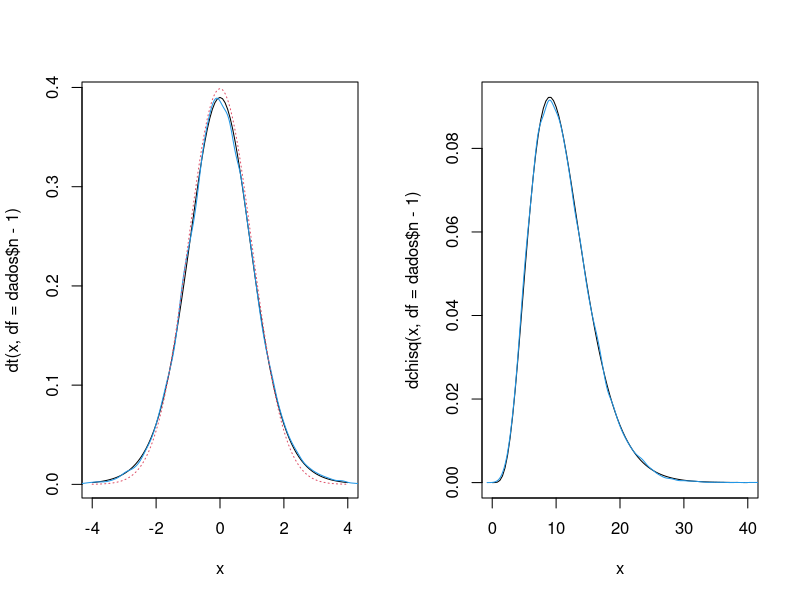
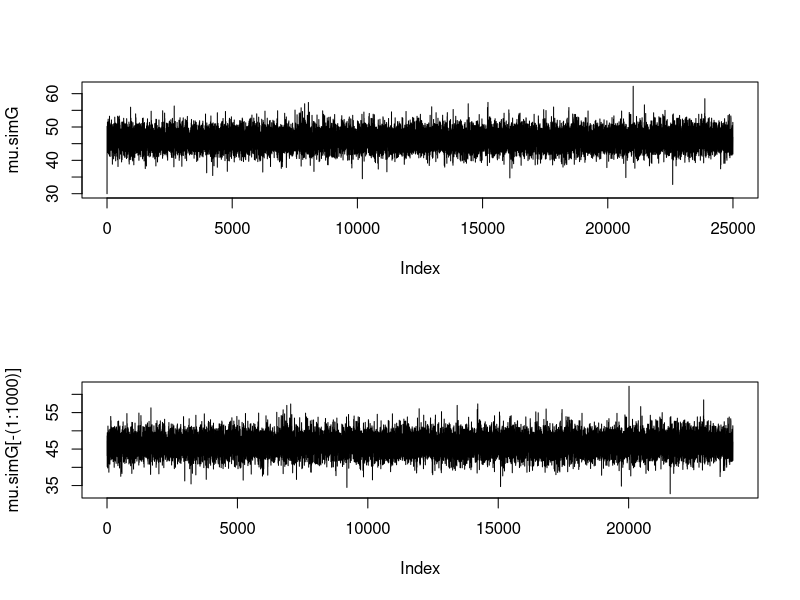
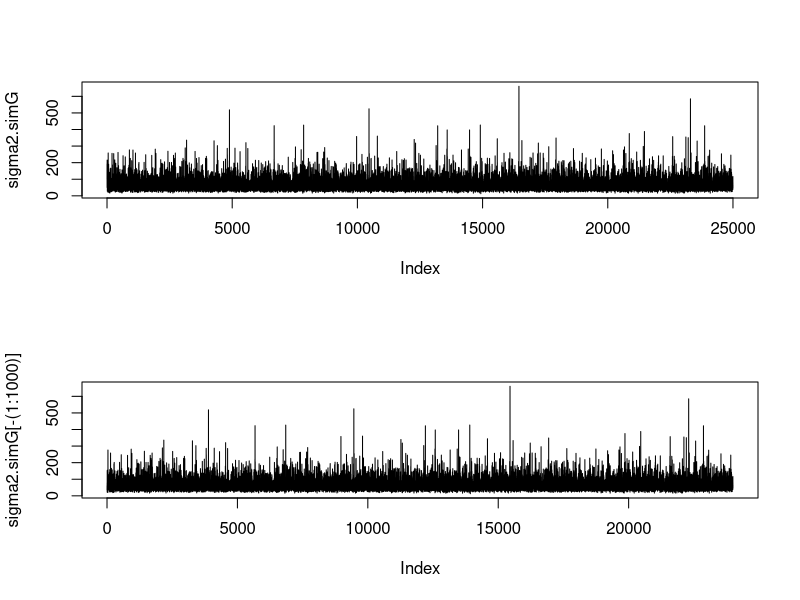
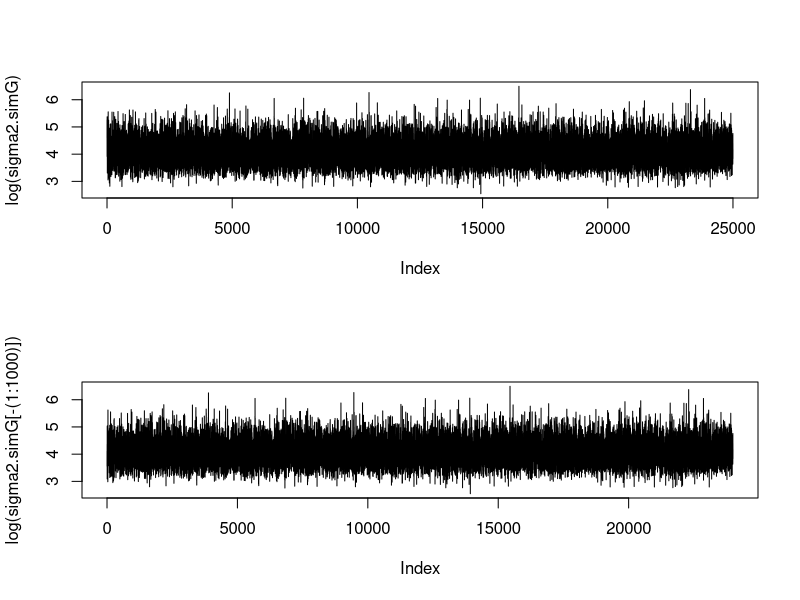
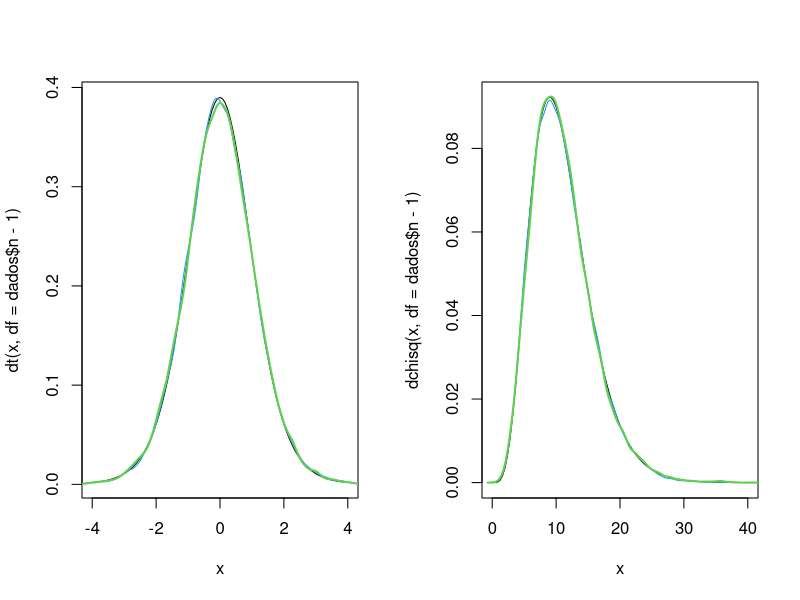
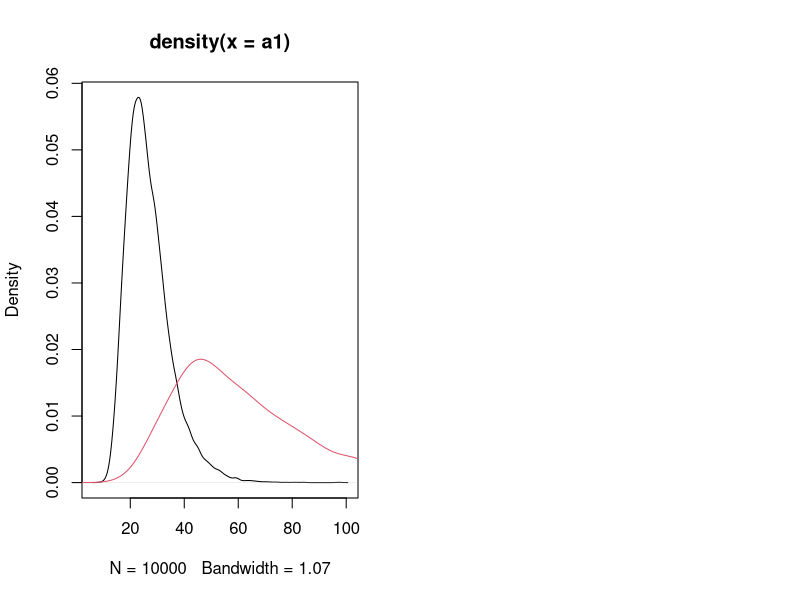

Recreate these plots in R, in order.
##
## Inferência na distribuição normal
##

## Conjunta:
##f(\mu, \sigma^2|y) = (\sigma^2)^{\frac{n}{2}-1} \exp\left{-\frac{A}{2\sigma^2} \right\}
##    A = SQ + n(\mu - \overline{y})^2
##    SQ = \sum_{i=1}^{n} (y_i - \overline{y})^2
##
## Condicionais
##    [\mu|\sigma^2, y] \sim {\rm N}(\overline{y}, \sigma^2/n)
##    [\sigma^2|\mu, y] \sim {\rm IG}(\frac{n}{2}, \frac{2}{A})
##
## Marginais
##    [\mu|y] \sim {\rm t}_{n-1}(\overline{y}, SQ/n)
##    \frac{\mu - \overline{y}}{\sqrt{sigma^2/n}} \sim {\rm t}_{n-1}
##
##    [\sigma^2|y] \sim {\rm IG}(\frac{n-1}{2}, \frac{2}{SQ})
##    \frac{SQ}{\sigma^2} \sim \chi^2_{n-1}
##

set.seed(20180419)
(y <- rnorm(12, mean=50, sd=8))
dados <- list(n=length(y), m=mean(y), v = var(y), SQ = sum((y-mean(y))^2))
##
## Amostra (exata) da posteriori
##
## para amostrar de pode-se explorar a fatoração:
## [\mu, \sigma^2|y] = [\sigma^2|y] \cdot [\mu|\sigma^2,y] =
## ou, alternativamente
## [\mu, \sigma^2|y] = [\mu|y] \cdot [\sigma^2|\mu,y] =
##
## Vamos adotar aqui a primeira fatoração:
## Obtendo uma amostra
##  (i) Amostrar \sigma^2 de [\sigma^2|y]
(sigma2.sim <- with(dados, 1/rgamma(1, shape=(n-1)/2, scale=2/SQ)))
## (ii) Amostrar \mu de [\mu |\sigma^2,y]
(mu.sim <- with(dados, rnorm(1, mean=m, sd=sqrt(sigma2.sim/n))))
## Obtendo 25.000 amostras
N <- 25000
sigma2.sim <- with(dados, 1/rgamma(N, shape=(n-1)/2, scale=2/SQ))
mu.sim <- with(dados, rnorm(N, mean=m, sd=sqrt(sigma2.sim/n)))

## Gráficos das amostras (correespondem às marginais)
par(mfrow=c(1,2))
t.sim <- with(dados, (mu.sim - m)/sqrt(v/n))
curve(dt(x, df=dados$n-1), from=-4, to=4)
lines(density(t.sim), col=4)
## note a diferença para uma distribuição normal:
curve(dnorm(x), from=-4, to=4, col=2, lty=3, add=TRUE)

chi.sim <- with(dados, SQ/sigma2.sim)
curve(dchisq(x, df=dados$n-1), from=0, to=40)
lines(density(chi.sim), col=4)

##
## Amostra (Gibbs) da posteriori
##
## A estatégia de Gibbs é alternar as simulações entre **as distribuições condicionais**
## o que "parece" errado ,as provouse que a cadeia de valores assim simulados **converge** para a distribuição conjunta
##    [\mu|\sigma^2, y] \sim {\rm N}(\overline{y}, \sigma^2/n)
##    [\sigma^2|\mu, y] \sim {\rm IG}(\frac{n}{2}, \frac{2}{A})
## Obtendo uma amostra
## Como a distribuição de um parâmetro depende da distribuição do outro,
## é necessário fornecer/arbitrar um valor para inicial o algoritmo
mu0 <- 50
##  (i) Amostrar \sigma^2 de [\sigma^2|\mu, y]
A <- with(dados, SQ + n*(mu0 - m)^2)
(sigma2.simG <- with(dados, 1/rgamma(1, shape=n/2, scale=2/A)))
## (ii) Amostrar \mu de [\mu |\sigma^2,y]
(mu.simG <- with(dados, rnorm(1, mean=m, sd=sqrt(sigma2.sim/n))))

## Gerando agora 25.000 amostras
N <- 25000
mu.simG <- sigma2.simG <- numeric(N)
mu.simG[1] <- 30
sigma2.simG[1] <- 100

{for(i in 2:N){
    A <- with(dados, SQ + n*(mu.simG[i-1]-m)^2)
    sigma2.simG[i] <- with(dados, 1/rgamma(1, shape=n/2, scale=2/A))
    mu.simG[i] <- with(dados, rnorm(1, mean=m, sd=sqrt(sigma2.simG[i]/n)))
 }
}

par(mfrow=c(2,1))
plot(mu.simG, type="l")
plot(mu.simG[-(1:1000)], type="l")

plot(sigma2.simG, type="l")
plot(sigma2.simG[-(1:1000)], type="l")

plot(log(sigma2.simG), type="l")
plot(log(sigma2.simG[-(1:1000)]), type="l")

par(mfrow=c(1,2))
t.sim <- with(dados, (mu.sim - m)/sqrt(v/n))
curve(dt(x, df=dados$n-1), from=-4, to=4)
lines(density(t.sim), col=4)
##curve(dnorm(x), from=-4, to=4, col=2, add=TRUE)
t.simG <- with(dados, (mu.simG - m)/sqrt(v/n))
lines(density(t.simG), col=3, lwd=2)

chi.sim <- with(dados, SQ/sigma2.sim)
curve(dchisq(x, df=dados$n-1), from=0, to=40)
lines(density(chi.sim), col=4)
chi.simG <- with(dados, SQ/sigma2.simG)
lines(density(chi.simG), col=3, lwd=2)




## Relação entre Chi-quadrado escalonada inversa e Gamma
a1 <- dados$SQ/rchisq(10000, df=24)
a2 <- 1/rgamma(1000, shape=(dados$n-1)/2, scale=2/dados$SQ)
plot(density(a1))
lines(density(a2), col=2)
